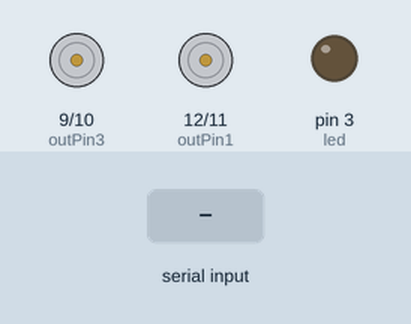
Simulated run of this sketch. Board: Arduino Uno, built with avr-gcc and run on an emulated ATmega328P. Shown: motor-driver pin pairs drawn as motors (green arrow = first pin HIGH = forward, orange = second pin HIGH = backward, longer = more drive), output pins drawn as LEDs (lit = HIGH). Inputs (shaded band) come from the test bench.

Above: at 1.2 s.
1.3 s: "B" received over Serial
At 2.2 s:
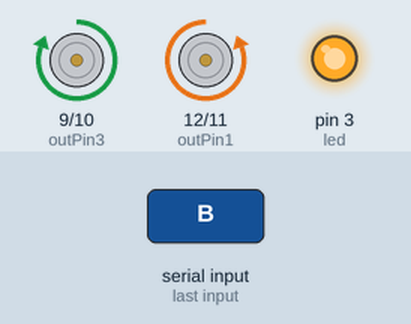
2.8 s: "F" received over Serial
At 3.3 s:
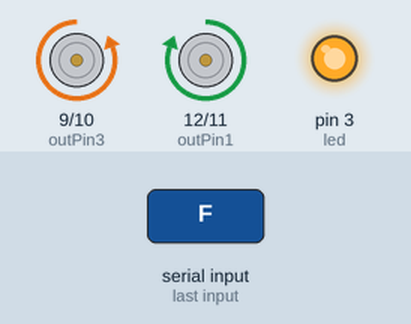
4.3 s: "S" received over Serial
At 5.5 s:
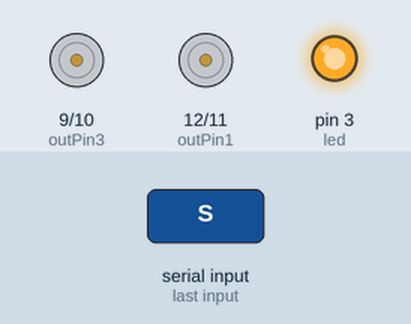
5.8 s: "L" received over Serial
At 6.8 s:
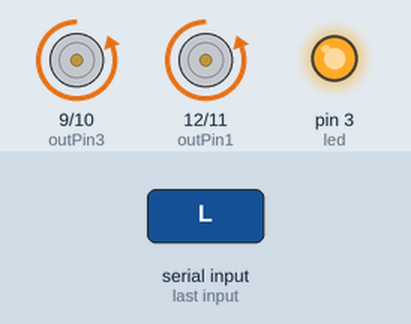
7.3 s: "R" received over Serial
At 7.9 s:
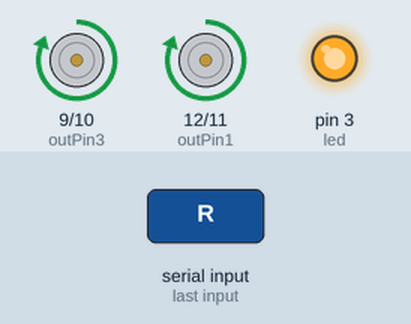
8.8 s: "G" received over Serial
At 9.1 s:
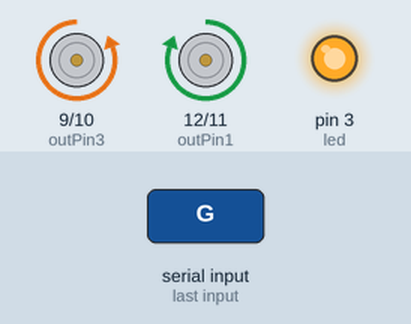
Timing chart, 0 to 11.3 s (numbered marks = the images above; inputs shaded):
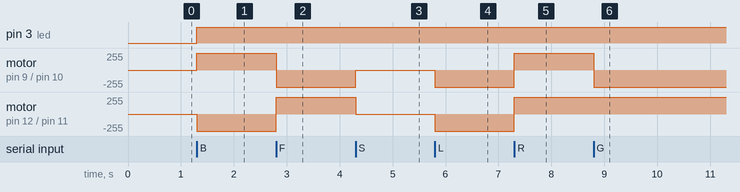

The sketch:

Arduino_code.ino
```cpp
int led = 3;        //led
int outPin1 = 12;     //motor1
int outPin2 = 11;    //motor1
int outPin4 = 10;   //motor2
int outPin3 = 9;   //motor2
char bt = 0;       //BT

void setup()
{
Serial.begin(9600);
pinMode(outPin1,OUTPUT);
pinMode(outPin2,OUTPUT);
pinMode(outPin3,OUTPUT);
pinMode(outPin4,OUTPUT);
pinMode(led,OUTPUT);
}
void loop()
{
if (Serial.available() > 0)
{
 bt = Serial.read();
 digitalWrite(led, 1);

 if(bt == 'B')        //move back
 {
   digitalWrite(outPin1,LOW);
   digitalWrite(outPin2,HIGH);
   digitalWrite(outPin3,HIGH);
   digitalWrite(outPin4,LOW);
 }
 else if (bt == 'F')    //move forward
 {
   digitalWrite(outPin1,HIGH);
   digitalWrite(outPin2,LOW);
   digitalWrite(outPin3,LOW);
   digitalWrite(outPin4,HIGH);
 }
 else if (bt == 'S')     //stop!!
 {
   digitalWrite(outPin1,LOW);
   digitalWrite(outPin2,LOW);
   digitalWrite(outPin3,LOW);
   digitalWrite(outPin4,LOW);
 }
 else if (bt == 'L')    // move left
 {
   digitalWrite(outPin1,LOW);
   digitalWrite(outPin2,HIGH);
   digitalWrite(outPin3,LOW);
   digitalWrite(outPin4,HIGH);
 }
 else if (bt == 'R')     //move right
 {
   digitalWrite(outPin1,HIGH);
   digitalWrite(outPin2,LOW);
   digitalWrite(outPin3,HIGH);
   digitalWrite(outPin4,LOW);
 }
 else if (bt == 'G')    //forward right
 {
   digitalWrite(outPin1,HIGH);
   digitalWrite(outPin2,LOW);
   digitalWrite(outPin3,LOW);
   digitalWrite(outPin4,HIGH);
 }
 else if (bt == 'I')    //forward left
 {
   digitalWrite(outPin1,LOW);
   digitalWrite(outPin2,HIGH);
   digitalWrite(outPin3,HIGH);
   digitalWrite(outPin4,LOW);
 }
 }
}
```

Measured:
- after the input at 1.3 s, pin 3 (led): LOW → HIGH at once; motor on pin 9 (outPin3) / pin 10 (outPin4): stopped → forward 255/255 at once; motor on pin 12 (outPin1) / pin 11 (outPin2): stopped → backward 255/255 at once
- after the input at 2.8 s, motor on pin 9 (outPin3) / pin 10 (outPin4): forward 255/255 → backward 255/255 at once; motor on pin 12 (outPin1) / pin 11 (outPin2): backward 255/255 → forward 255/255 at once
- after the input at 4.3 s, motor on pin 9 (outPin3) / pin 10 (outPin4): backward 255/255 → stopped at once; motor on pin 12 (outPin1) / pin 11 (outPin2): forward 255/255 → stopped at once
- after the input at 5.8 s, motor on pin 9 (outPin3) / pin 10 (outPin4), motor on pin 12 (outPin1) / pin 11 (outPin2): stopped → backward 255/255 at once
- after the input at 7.3 s, motor on pin 9 (outPin3) / pin 10 (outPin4), motor on pin 12 (outPin1) / pin 11 (outPin2): backward 255/255 → forward 255/255 at once
- after the input at 8.8 s, motor on pin 9 (outPin3) / pin 10 (outPin4): forward 255/255 → backward 255/255 at once
